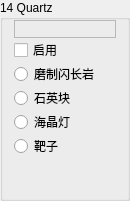
                 <widget class="QGroupBox" name="Base14">
                  <property name="sizePolicy">
                   <sizepolicy hsizetype="Fixed" vsizetype="Preferred">
                    <horstretch>0</horstretch>
                    <verstretch>0</verstretch>
                   </sizepolicy>
                  </property>
                  <property name="minimumSize">
                   <size>
                    <width>130</width>
                    <height>0</height>
                   </size>
                  </property>
                  <property name="maximumSize">
                   <size>
                    <width>130</width>
                    <height>16777215</height>
                   </size>
                  </property>
                  <property name="autoFillBackground">
                   <bool>true</bool>
                  </property>
                  <property name="title">
                   <string>14 Quartz</string>
                  </property>
                  <property name="flat">
                   <bool>false</bool>
                  </property>
                  <layout class="QVBoxLayout" name="verticalLayout_28">
                   <property name="spacing">
                    <number>0</number>
                   </property>
                   <property name="topMargin">
                    <number>0</number>
                   </property>
                   <property name="bottomMargin">
                    <number>0</number>
                   </property>
                   <item>
                    <widget class="QLabel" name="Color14">
                     <property name="font">
                      <font>
                       <family>微软雅黑</family>
                       <pointsize>9</pointsize>
                      </font>
                     </property>
                     <property name="frameShape">
                      <enum>QFrame::StyledPanel</enum>
                     </property>
                     <property name="text">
                      <string/>
                     </property>
                    </widget>
                   </item>
                   <item>
                    <widget class="QCheckBox" name="Enable14">
                     <property name="text">
                      <string>启用</string>
                     </property>
                    </widget>
                   </item>
                   <item>
                    <widget class="QRadioButton" name="is14PolishedDiorite">
                     <property name="text">
                      <string>磨制闪长岩</string>
                     </property>
                     <property name="icon">
                      <iconset resource="../BlockTextures.qrc">
                       <normaloff>:/new/Textures/Slope/block/polished_diorite.png</normaloff>:/new/Textures/Slope/block/polished_diorite.png</iconset>
                     </property>
                    </widget>
                   </item>
                   <item>
                    <widget class="QRadioButton" name="is14QuartzBlock">
                     <property name="text">
                      <string>石英块</string>
                     </property>
                     <property name="icon">
                      <iconset resource="../BlockTextures.qrc">
                       <normaloff>:/new/Textures/Slope/block/quartz_block_side.png</normaloff>:/new/Textures/Slope/block/quartz_block_side.png</iconset>
                     </property>
                    </widget>
                   </item>
                   <item>
                    <widget class="QRadioButton" name="is14SeaLantern">
                     <property name="text">
                      <string>海晶灯</string>
                     </property>
                    </widget>
                   </item>
                   <item>
                    <widget class="QRadioButton" name="is14Target">
                     <property name="text">
                      <string>靶子</string>
                     </property>
                     <property name="icon">
                      <iconset resource="../BlockTextures.qrc">
                       <normaloff>:/new/Textures/Slope/block/target_side.png</normaloff>:/new/Textures/Slope/block/target_side.png</iconset>
                     </property>
                    </widget>
                   </item>
                   <item>
                    <spacer name="verticalSpacer_25">
                     <property name="orientation">
                      <enum>Qt::Vertical</enum>
                     </property>
                     <property name="sizeHint" stdset="0">
                      <size>
                       <width>20</width>
                       <height>40</height>
                      </size>
                     </property>
                    </spacer>
                   </item>
                  </layout>
                 </widget>
